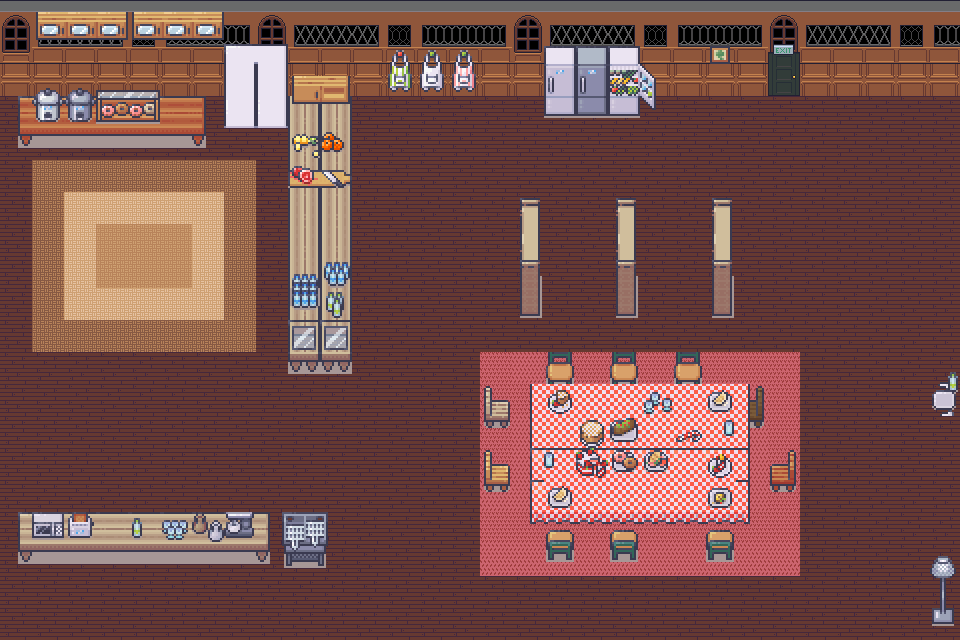

Tiled map render using the project's own tile images. Description and the map definition, with tile-layer contents summarised, below:
An orthogonal 30x20 tile map with 32x32 px tiles, 10 tile layers (ground, ground2, wall, door, ...), 6 tilesets and 8 objects (fruit1, fruit2, fruit3, fruit4, fruit5, ...).

<map version="1.10" tiledversion="1.10.2" orientation="orthogonal" renderorder="right-down" width="30" height="20" tilewidth="32" tileheight="32" infinite="0" nextlayerid="19" nextobjectid="9">
 <editorsettings>
  <export target="level1.tmj" format="json" />
 </editorsettings>
 <tileset firstgid="1" name="allwall" tilewidth="32" tileheight="32" tilecount="1824" columns="24">
  <image source="allwall.png" trans="ff00ff" width="768" height="2432" />
 </tileset>
 <tileset firstgid="1825" name="5_Classroom_and_library_32x32" tilewidth="32" tileheight="32" tilecount="544" columns="16">
  <image source="5_Classroom_and_library_32x32.png" trans="ff00ff" width="512" height="1088" />
 </tileset>
 <tileset firstgid="2369" name="12_Kitchen_32x32" tilewidth="32" tileheight="32" tilecount="784" columns="16">
  <image source="12_Kitchen_32x32.png" trans="ff00ff" width="512" height="1568" />
 </tileset>
 <tileset firstgid="3153" name="trimsanddoors" tilewidth="32" tileheight="32" tilecount="750" columns="15">
  <image source="trimsanddoors.png" trans="ff00ff" width="480" height="1600" />
 </tileset>
 <tileset firstgid="3903" name="Wood" tilewidth="32" tileheight="32" tilecount="8640" columns="180">
  <image source="Wood.png" trans="ff00ff" width="5760" height="1536" />
 </tileset>
 <tileset firstgid="12543" name="Carpet" tilewidth="32" tileheight="32" tilecount="960" columns="60">
  <image source="Carpet.png" trans="ff00ff" width="1920" height="512" />
 </tileset>
 <layer id="12" name="ground" width="30" height="20">
  <data>[600 cells, 510 non-empty, 1 distinct tile ids]</data>
 </layer>
 <layer id="10" name="ground2" width="30" height="20">
  <data>[600 cells, 112 non-empty, 5 distinct tile ids]</data>
 </layer>
 <layer id="1" name="wall" width="30" height="20">
  <data>[600 cells, 90 non-empty, 17 distinct tile ids]</data>
 </layer>
 <layer id="3" name="door" width="30" height="20">
  <data>[600 cells, 2 non-empty, 2 distinct tile ids]</data>
 </layer>
 <layer id="14" name="exit" width="30" height="20">
  <data>[600 cells, 1 non-empty, 1 distinct tile ids]</data>
 </layer>
 <objectgroup id="16" name="ObjectLayer2" visible="0">
  <object id="2" name="fruit1" x="573.879" y="273.216">
   <point />
  </object>
  <object id="3" name="fruit2" x="674.932" y="269.474">
   <point />
  </object>
  <object id="4" name="fruit3" x="128" y="224">
   <point />
  </object>
  <object id="5" name="fruit4" x="64" y="608">
   <point />
  </object>
  <object id="6" name="fruit5" x="64" y="320">
   <point />
  </object>
 </objectgroup>
 <objectgroup id="18" name="ObjectLayer3" visible="0">
  <object id="7" name="start1" x="387.992" y="253.255">
   <point />
  </object>
  <object id="8" name="start2" x="36.1793" y="442.885">
   <point />
  </object>
 </objectgroup>
 <objectgroup id="15" name="ObjectLayer" visible="0">
  <object id="1" name="start" x="783.47" y="122.261">
   <point />
  </object>
 </objectgroup>
 <layer id="7" name="chair" width="30" height="20">
  <data>[600 cells, 17 non-empty, 11 distinct tile ids]</data>
 </layer>
 <layer id="4" name="table" width="30" height="20">
  <data>[600 cells, 108 non-empty, 42 distinct tile ids]</data>
 </layer>
 <layer id="9" name="rak" width="30" height="20">
  <data>[600 cells, 12 non-empty, 4 distinct tile ids]</data>
 </layer>
 <layer id="5" name="accessories" width="30" height="20">
  <data>[600 cells, 51 non-empty, 45 distinct tile ids]</data>
 </layer>
 <layer id="8" name="food" width="30" height="20">
  <data>[600 cells, 22 non-empty, 21 distinct tile ids]</data>
 </layer>
</map>
